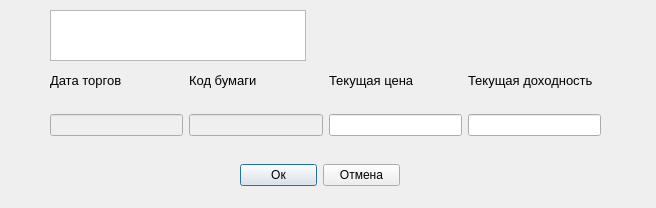
<?xml version="1.0" encoding="UTF-8"?>
<ui version="4.0">
 <class>EditDialog</class>
 <widget class="QDialog" name="EditDialog">
  <property name="geometry">
   <rect>
    <x>0</x>
    <y>0</y>
    <width>656</width>
    <height>208</height>
   </rect>
  </property>
  <property name="windowTitle">
   <string>Редактирование записи</string>
  </property>
  <property name="windowIcon">
   <iconset>
    <normaloff>image/dollar.png</normaloff>image/dollar.png</iconset>
  </property>
  <widget class="QWidget" name="horizontalLayoutWidget">
   <property name="geometry">
    <rect>
     <x>50</x>
     <y>60</y>
     <width>551</width>
     <height>41</height>
    </rect>
   </property>
   <layout class="QHBoxLayout" name="horizontalLayout">
    <item>
     <widget class="QLabel" name="label_torg_date">
      <property name="font">
       <font>
        <pointsize>10</pointsize>
       </font>
      </property>
      <property name="text">
       <string>Дата торгов</string>
      </property>
     </widget>
    </item>
    <item>
     <widget class="QLabel" name="label_regnum">
      <property name="font">
       <font>
        <pointsize>10</pointsize>
       </font>
      </property>
      <property name="text">
       <string>Код бумаги</string>
      </property>
     </widget>
    </item>
    <item>
     <widget class="QLabel" name="label_price">
      <property name="font">
       <font>
        <pointsize>10</pointsize>
       </font>
      </property>
      <property name="text">
       <string>Текущая цена</string>
      </property>
     </widget>
    </item>
    <item>
     <widget class="QLabel" name="label_gain_end">
      <property name="font">
       <font>
        <pointsize>10</pointsize>
       </font>
      </property>
      <property name="text">
       <string>Текущая доходность</string>
      </property>
     </widget>
    </item>
   </layout>
  </widget>
  <widget class="QWidget" name="horizontalLayoutWidget_2">
   <property name="geometry">
    <rect>
     <x>50</x>
     <y>100</y>
     <width>551</width>
     <height>51</height>
    </rect>
   </property>
   <layout class="QHBoxLayout" name="horizontalLayout_3">
    <item>
     <widget class="QLineEdit" name="line_torg_date">
      <property name="enabled">
       <bool>false</bool>
      </property>
     </widget>
    </item>
    <item>
     <widget class="QLineEdit" name="line_regnum">
      <property name="enabled">
       <bool>false</bool>
      </property>
      <property name="text">
       <string/>
      </property>
     </widget>
    </item>
    <item>
     <widget class="QLineEdit" name="line_price"/>
    </item>
    <item>
     <widget class="QLineEdit" name="line_gain_end"/>
    </item>
   </layout>
  </widget>
  <widget class="QWidget" name="horizontalLayoutWidget_3">
   <property name="geometry">
    <rect>
     <x>240</x>
     <y>160</y>
     <width>160</width>
     <height>31</height>
    </rect>
   </property>
   <layout class="QHBoxLayout" name="horizontalLayout_2">
    <item>
     <widget class="QPushButton" name="button_ok">
      <property name="text">
       <string>Ок</string>
      </property>
     </widget>
    </item>
    <item>
     <widget class="QPushButton" name="button_cancel">
      <property name="text">
       <string>Отмена</string>
      </property>
     </widget>
    </item>
   </layout>
  </widget>
  <widget class="QTextBrowser" name="textBrowser">
   <property name="geometry">
    <rect>
     <x>50</x>
     <y>10</y>
     <width>256</width>
     <height>51</height>
    </rect>
   </property>
  </widget>
 </widget>
 <resources/>
 <connections/>
</ui>
